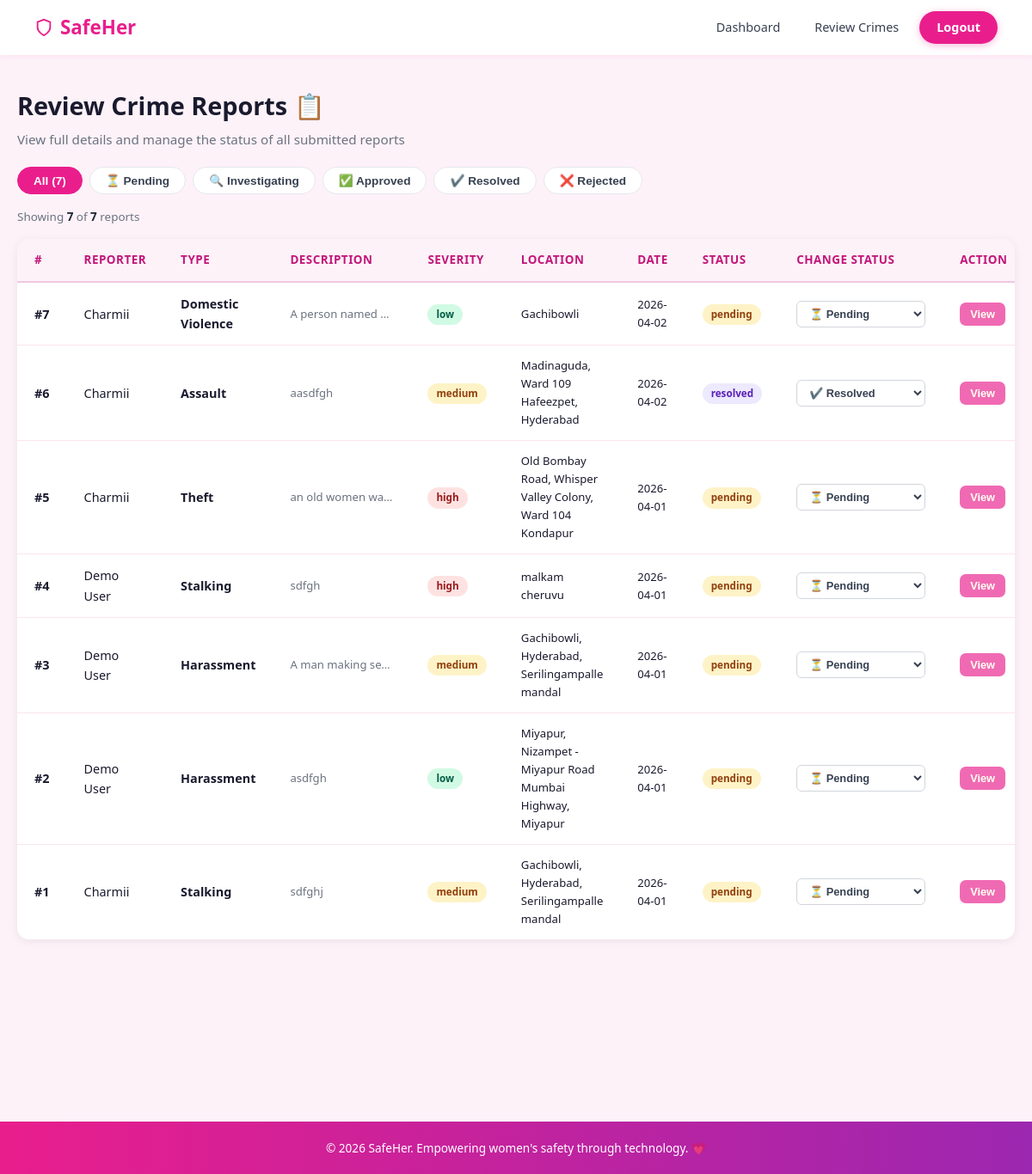
The page /admin/crimes (signed in) on the database as committed earlier.
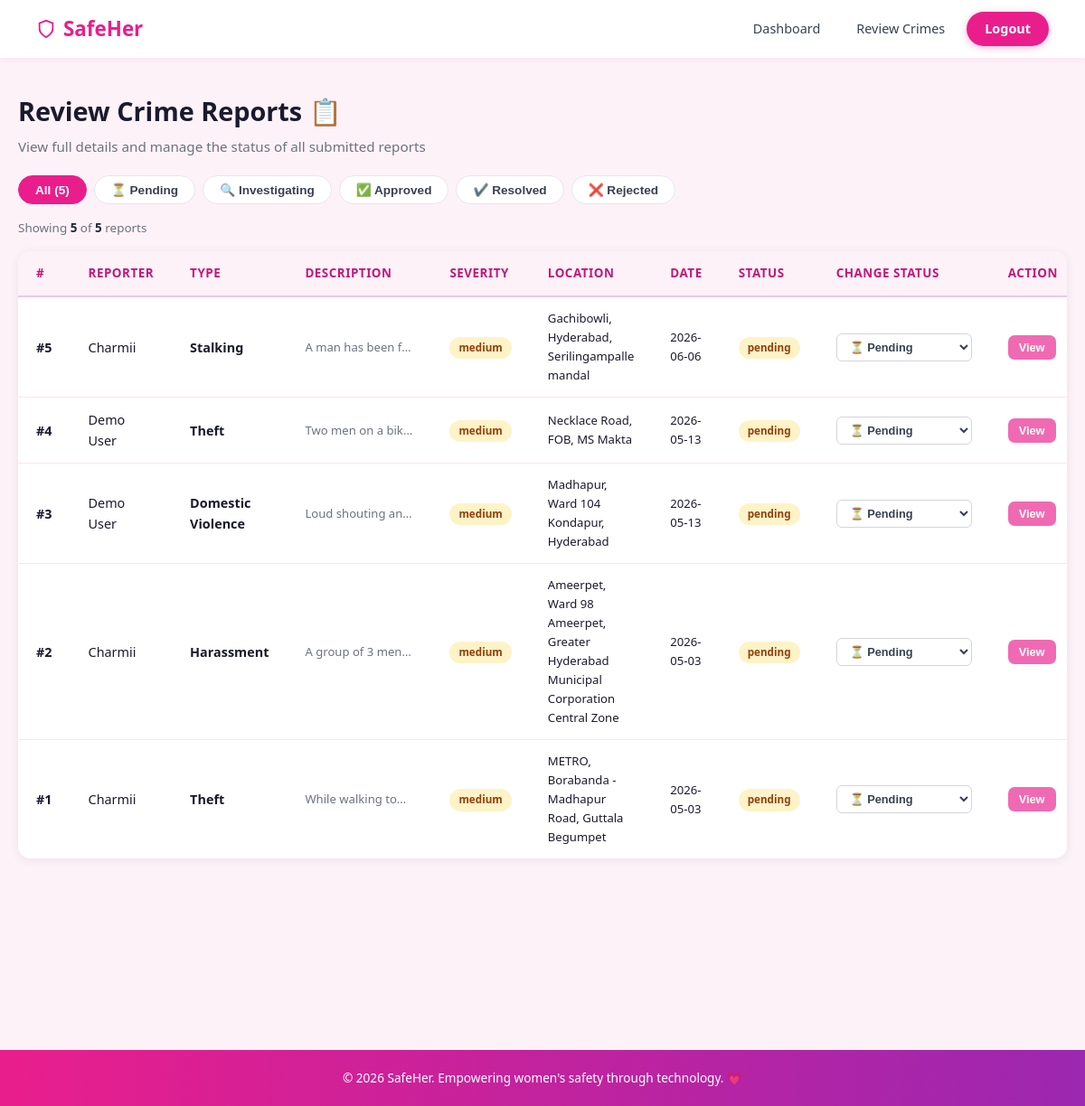
The same page on the database as committed later.
### tables this page shows
CREATE TABLE crimes (
        id INTEGER PRIMARY KEY AUTOINCREMENT,
        user_id INTEGER,
        crime_type TEXT NOT NULL,
        description TEXT,
        latitude REAL NOT NULL,
        longitude REAL NOT NULL,
        location_name TEXT,
        status TEXT DEFAULT 'pending',
        severity TEXT DEFAULT 'medium',
        attachments TEXT DEFAULT '',
        created_at TIMESTAMP DEFAULT CURRENT_TIMESTAMP, incident_date TEXT,
        FOREIGN KEY (user_id) REFERENCES users(id)
    );

CREATE TABLE users (
        id INTEGER PRIMARY KEY AUTOINCREMENT,
        name TEXT NOT NULL,
        email TEXT UNIQUE NOT NULL,
        password TEXT NOT NULL,
        phone TEXT,
        role TEXT DEFAULT 'user',
        address TEXT,
        emergency_contact_name TEXT,
        emergency_contact_phone TEXT,
        created_at TIMESTAMP DEFAULT CURRENT_TIMESTAMP
    , alternate_phone TEXT, aadhar_number TEXT, current_address TEXT, permanent_address TEXT, contacts_json TEXT DEFAULT '[]', is_verified INTEGER DEFAULT 0);

### routes/admin.py (the view)
@admin_bp.route('/crimes')
@admin_required
def review_crimes():
    db = get_db()
    crimes = db.execute(
        '''SELECT crimes.*, users.name AS reporter_name
           FROM crimes JOIN users ON crimes.user_id = users.id
           ORDER BY crimes.created_at DESC'''
    ).fetchall()
    db.close()
    return render_template('admin/review_crimes.html', crimes=crimes)

### database.py (called while the page is built)
def get_db():
    conn = sqlite3.connect(DB_PATH)
    conn.row_factory = sqlite3.Row
    return conn

### routes/admin.py (called while the page is built)
def admin_required(f):
    @wraps(f)
    def decorated(*args, **kwargs):
        if session.get('role') != 'admin':
            return redirect('/')
        return f(*args, **kwargs)
    return decorated

### templates/admin/review_crimes.html (shortened to what this page needs)
{% extends 'base.html' %}
{% block content %}
<div class="admin-page">
    <h1>Review Crime Reports 📋</h1>
    <p class="subtitle">View full details and manage the status of all submitted reports</p>
    <div class="filter-tabs">
        <button class="filter-tab active" data-filter="all"       onclick="filterTable('all',this)">All ({{ crimes|length }})</button>
        <button class="filter-tab"        data-filter="pending"       onclick="filterTable('pending',this)">⏳ Pending</button>
        <button class="filter-tab"        data-filter="investigating" onclick="filterTable('investigating',this)">🔍 Investigating</button>
        <button class="filter-tab"        data-filter="approved"      onclick="filterTable('approved',this)">✅ Approved</button>
        <button class="filter-tab"        data-filter="resolved"      onclick="filterTable('resolved',this)">✔️ Resolved</button>
        <button class="filter-tab"        data-filter="rejected"      onclick="filterTable('rejected',this)">❌ Rejected</button>
    </div>
    <div class="summary-row">
        Showing <strong id="visible-count">{{ crimes|length }}</strong> of
        <strong>{{ crimes|length }}</strong> reports
    </div>
    <div class="table-wrap">
        <table>
            <thead>
                <tr>
                    <th>#</th>
                    <th>Reporter</th>
                    <th>Type</th>
                    <th>Description</th>
                    <th>Severity</th>
                    <th>Location</th>
                    <th>Date</th>
                    <th>Status</th>
                    <th>Change Status</th>
                    <th>Action</th>
                </tr>
            </thead>
            <tbody id="crimes-tbody">
                {% for crime in crimes %}
                <tr id="crime-{{ crime.id }}" data-status="{{ crime.status }}">
                    <td><strong>#{{ crime.id }}</strong></td>
                    <td>{{ crime.reporter_name }}</td>
                    <td style="text-transform:capitalize;font-weight:600;">
                        {{ crime.crime_type.replace('_',' ') }}
                    </td>
                    <td class="desc-cell" title="{{ crime.description }}">
                        {{ crime.description or '—' }}
                    </td>
                    <td><span class="badge badge-{{ crime.severity }}">{{ crime.severity }}</span></td>
                    <td style="font-size:0.82rem;">{{ crime.location_name or 'N/A' }}</td>
                    <td style="font-size:0.82rem;">
                        {{ crime.created_at.split(' ')[0] if crime.created_at else '—' }}
                    </td>
                    <td>
                        <span class="badge badge-{{ crime.status }}" id="badge-{{ crime.id }}">
                            {{ crime.status }}
                        </span>
                    </td>
                    <td>
                        <select class="status-select"
                                id="select-{{ crime.id }}"
                                data-id="{{ crime.id }}"
                                onchange="changeStatus(this.dataset.id, this.value)">
                            <option value="pending"       {% if crime.status=='pending'       %}selected{% endif %}>⏳ Pending</option>
                            <option value="resolved"      {% if crime.status=='resolved'      %}selected{% endif %}>✔️ Resolved</option>
                        </select>
                    </td>
                    <td>
                        <button class="btn-view"
                                data-id="{{ crime.id }}"
                                onclick="openCrimeModal(this.dataset.id)">
                            View
                        </button>
                    </td>
                </tr>
                {% else %}
                <tr>
                    <td colspan="10" class="empty-state">No reports found.</td>
                </tr>
                {% endfor %}
            </tbody>
        </table>
    </div>
</div>
{% endblock %}

### templates/base.html (shortened to what this page needs)
<!DOCTYPE html>
<html lang="en">
<head>
    <link rel="stylesheet" href="{{ url_for('static', filename='css/style.css') }}">
    <link rel="stylesheet" href="https://unpkg.com/leaflet@1.9.4/dist/leaflet.css" />
</head>
<body>
<nav class="navbar">
    <a href="{{ '/dashboard' if session.get('user_id') and session.get('role') != 'admin'
               else '/admin/dashboard' if session.get('role') == 'admin'
               else '/' }}" class="logo">
        <svg viewBox="0 0 24 24" xmlns="http://www.w3.org/2000/svg">
            <path d="M12 22s8-4 8-10V5l-8-3-8 3v7c0 6 8 10 8 10z"/>
        </svg>
        SafeHer
    </a>
    <div class="nav-links">
        {% if session.get('user_id') %}
            {% if session.get('role') == 'admin' %}
                <a href="/admin/dashboard">Dashboard</a>
                <a href="/admin/crimes">Review Crimes</a>
                <a href="/auth/logout" class="btn-login">Logout</a>
            {% else %}
                <a href="/dashboard">Dashboard</a>
                <a href="/auth/profile">Profile</a>
                <a href="/auth/logout" class="btn-login">Logout</a>
            {% endif %}
        {% endif %}
    </div>
</nav>
<main>{% block content %}{% endblock %}</main>
<footer class="footer">
    <p>© 2026 SafeHer. Empowering women's safety through technology. 💗</p>
</footer>
</body>
</html>

### static/css/style.css (style rules this page uses)
* { margin: 0; padding: 0; box-sizing: border-box; }
:root { --primary: #e91e8c; --primary-light: #f06ab3; --primary-dark: #c2177a; --accent: #9c27b0; --accent-light: #ba68c8; --danger: #ef4444; --danger-dark: #dc2626; --success: #10b981; --warning: #f59e0b; --bg: #fdf2f8; --bg-card: #ffffff; --text: #1a1a2e; --text-light: #6b7280; --border: #f0c8e0; --shadow: 0 4px 24px rgba(233, 30, 140, 0.08); --shadow-lg:0 12px 40px rgba(233, 30, 140, 0.15); --radius: 12px; --radius-lg:20px; --font: 'Segoe UI', system-ui, -apple-system, sans-serif; }
body { font-family: var(--font); background: var(--bg); color: var(--text); line-height: 1.6; }
a { text-decoration: none; color: inherit; }
.navbar { display: flex; align-items: center; justify-content: space-between; padding: 0 40px; height: 64px; background: #ffffff; box-shadow: 0 1px 8px rgba(233,30,140,0.08); position: sticky; top: 0; z-index: 1000; }
.logo { font-size: 1.4rem; font-weight: 800; color: var(--primary) !important; display: flex; align-items: center; gap: 8px; text-decoration: none; }
.logo svg { stroke: var(--primary); fill: none; stroke-width: 2; width: 22px; height: 22px; }
.nav-links { display: flex; align-items: center; gap: 8px; }
.nav-links a { padding: 7px 16px; border-radius: 8px; font-weight: 500; font-size: 0.9rem; transition: all 0.2s; color: #374151 !important; text-decoration: none; }
.nav-links .btn-login { background: var(--primary); color: #ffffff !important; border-radius: 24px; padding: 7px 20px; font-weight: 700; box-shadow: 0 2px 8px #e91e8c4d; }
.admin-page { max-width: 1200px; margin: 0 auto; padding: 40px; }
.admin-page h1 { font-size: 2rem; font-weight: 800; margin-bottom: 8px; }
table { width: 100%; border-collapse: collapse; }
table th { background: #fdf2f8; padding: 14px 20px; text-align: left; font-size: 0.84rem; font-weight: 700; color: var(--primary-dark); text-transform: uppercase; letter-spacing: 0.5px; border-bottom: 2px solid var(--border); }
table td { padding: 13px 20px; border-bottom: 1px solid #fce4ec; font-size: 0.9rem; color: var(--text); }
table tr:last-child td { border-bottom: none; }
.badge { display: inline-block; padding: 3px 12px; border-radius: 20px; font-size: 0.73rem; font-weight: 700; }
.badge-pending { background: #fef3c7; color: #92400e; }
.badge-medium { background: #fef3c7; color: #92400e; }
.footer { text-align: center; padding: 20px; background: linear-gradient(90deg, var(--primary), var(--accent)); color: white; font-size: 0.85rem; margin-top: 176px; }

### templates/admin/review_crimes.html (style rules this page uses)
.admin-page { max-width: 1200px; margin: 0 auto; padding: 36px 20px; }
.admin-page h1 { font-size: 1.8rem; font-weight: 800; margin-bottom: 4px; }
.subtitle { color: #6b7280; margin-bottom: 20px; font-size: 0.95rem; }
.filter-tabs { display:flex; gap:8px; margin-bottom:16px; flex-wrap:wrap; }
.filter-tab { padding:7px 18px; border-radius:20px; border:1.5px solid #e5e7eb; background:#fff; font-size:0.85rem; font-weight:600; cursor:pointer; transition:all 0.2s; color:#374151; }
.filter-tab.active { background:#e91e8c; color:#fff; border-color:#e91e8c; }
.summary-row { font-size:0.84rem; color:#6b7280; margin-bottom:14px; }
.summary-row strong { color:#1f2937; }
.table-wrap { background:#fff; border-radius:14px; box-shadow:0 2px 12px rgba(0,0,0,0.07); overflow-x:auto; }
table { width:100%; border-collapse:collapse; font-size:0.85rem; min-width:800px; }
th { background:#f9fafb; padding:12px 14px; text-align:left; font-weight:600; color:#374151; border-bottom:1.5px solid #f3f4f6; }
td { padding:11px 14px; border-bottom:1px solid #f9fafb; color:#374151; vertical-align:middle; }
tr:last-child td { border-bottom:none; }
.badge { display:inline-block; padding:3px 10px; border-radius:20px; font-size:0.73rem; font-weight:600; }
.badge-pending { background:#fef3c7; color:#92400e; }
.badge-medium { background:#fef3c7; color:#92400e; }
.status-select { border:1.5px solid #d1d5db; border-radius:6px; padding:6px 10px; font-size:0.8rem; font-weight:600; cursor:pointer; background:#fff; color:#374151; min-width:150px; transition:border-color 0.2s; }
.desc-cell { max-width:160px; overflow:hidden; text-overflow:ellipsis; white-space:nowrap; color:#6b7280; font-size:0.82rem; }
.btn-view { display:inline-flex; align-items:center; gap:5px; background:#f06ab3; color:#fffff0; border:none; padding:6px 12px; border-radius:7px; font-size:0.8rem; font-weight:600; cursor:pointer; transition:all 0.15s; white-space:nowrap; }

Rows that differ between the two databases and show on the page:
removed crimes: id "7", reporter_name "Charmii", crime_type.replace "Domestic Violence", description "A person named…", severity "low", location_name "Gachibowli", created_at "2026-04-02", status "pending", status+id "⏳ Pending"
removed crimes: id "6", reporter_name "Charmii", crime_type.replace "Assault", description "aasdfgh", severity "medium", location_name "Madinaguda, Ward 109 Hafeezpet, Hyderabad", created_at "2026-04-02", status "resolved", status+id "✔️ Resolved"
changed crimes id 5: crime_type.replace "Theft" → "Stalking"; description "an old women wa…" → "A man has been f…"; severity "high" → "medium"; location_name "Old Bombay Road, Whisper Valley Colony, Ward 104 Kondapur" → "Gachibowli, Hyderabad, Serilingampalle mandal"; created_at "2026-04-01" → "2026-06-06"
changed crimes id 4: crime_type.replace "Stalking" → "Theft"; description "sdfgh" → "Two men on a bik…"; severity "high" → "medium"; location_name "malkam cheruvu" → "Necklace Road, FOB, MS Makta"; created_at "2026-04-01" → "2026-05-13"
changed crimes id 3: crime_type.replace "Harassment" → "Domestic Violence"; description "A man making se…" → "Loud shouting an…"; location_name "Gachibowli, Hyderabad, Serilingampalle mandal" → "Madhapur, Ward 104 Kondapur, Hyderabad"; created_at "2026-04-01" → "2026-05-13"
changed crimes "Harassment": reporter_name "Demo User" → "Charmii"; description "asdfgh" → "A group of 3 men…"; severity "low" → "medium"; location_name "Miyapur, Nizampet - Miyapur Road Mumbai Highway, Miyapur" → "Ameerpet, Ward 98 Ameerpet, Greater Hyderabad Municipal Corporation Central Zone"; created_at "2026-04-01" → "2026-05-03"
changed crimes id 1: crime_type.replace "Stalking" → "Theft"; description "sdfghj" → "While walking to…"; location_name "Gachibowli, Hyderabad, Serilingampalle mandal" → "METRO, Borabanda - Madhapur Road, Guttala Begumpet"; created_at "2026-04-01" → "2026-05-03"
Other text that changed with them:
{{ crimes|length }}: "7" → "5"
